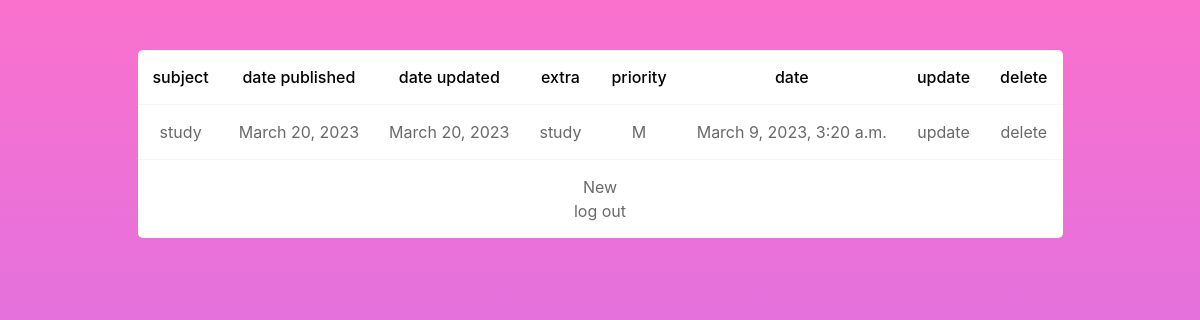
/ (signed in), run on the app's committed database.
### todo_app/models.py (models this page shows, shortened)
class todo(models.Model):
    user = models.ForeignKey(settings.AUTH_USER_MODEL, on_delete=models.CASCADE, null=True)
    subject = models.CharField("subject", max_length=50)
    extra = models.TextField("extra", max_length=500)
    HIGHPRIO = 'H'
    MEDUIMPRIO = 'M'
    LOWPRIO = 'L'
    PRIORITY_CHOICES=[
        (HIGHPRIO, 'highPriority'),
        (MEDUIMPRIO, 'meduimPriority'),
        (LOWPRIO, 'lowPriority')
    ]
    priority = models.CharField(max_length=1, choices=PRIORITY_CHOICES, default=MEDUIMPRIO)
    date = models.DateTimeField("date time", null=True)
    date_pub = models.DateField("date published", auto_now_add=True)
    date_upd = models.DateField("date updated", auto_now=True)

### todo_app/views.py (the view)
# urls.py: path('', views.index, name='index'),
def index(request):
    if request.user.is_authenticated:
        list = todo.objects.filter(user=request.user.id).values()
        print(list)
        return render(request, 'index.html', {'todo_list':list})
    return HttpResponseRedirect(reverse('todo_app:login'))

### todo_app/templates/index.html (shortened to what this page needs)
{% extends 'master.html' %}
{% block content %}
<div id='index-container'>
    {% if todo_list %}
    <table>
        <tr>
            <th>subject</th>
            <th>date published</th>
            <th>date updated</th>
            <th>extra</th>
            <th>priority</th>
            <th>date</th>
            <th>update</th>
            <th>delete</th>
        </tr>
            {% for item in  todo_list %}
            <a>
                <tr>
                    <td>{{ item.subject }}</td>
                    <td>{{ item.date_pub }}</td>
                    <td>{{ item.date_upd }}</td>
                    <td>{{ item.extra }}</td>
                    <td>{{ item.priority }}</td>
                    <td>{{ item.date }}</td>
                    <td><a href='{% url 'todo_app:update' item.id%}'>update</a></td>
                    <td class='deleteBtn' onclick="ask_for_delete('{{ item.subject }}', '{% url 'todo_app:delete' item.id %}')">delete</td>
                </tr>
            </a>
            {% endfor %}
    </table>
    {% endif %}
    <span id='add-btn'>
        <a style="display:block;" href='{% url 'todo_app:insert' %}'>New</a>
        <a style="display:block;" href='{% url 'todo_app:logout' %}'>log out</a>
    </span>
</div>
{% endblock content %}

### todo_app/static/css/master.css (style rules this page uses)
body { width: 100vh !important; height: 100vh !important; background: -webkit-linear-gradient(bottom,#c471f5,#fa71cd); background: linear-gradient(bottom,#c471f5,#fa71cd); }
#index-container { width: fit-content; margin: auto; }
table { background-color: white; margin: auto; border-radius: 5px; border-bottom-left-radius: 0px; border-bottom-right-radius: 0px; }
tr { text-align: center; border-bottom: 1px solid whitesmoke; }
th, td { padding: 15px; }
th { font-weight: 500; color: black; }
td, a { color: dimgrey !important; }
#add-btn { display: block; border-bottom-left-radius: 5px; border-bottom-right-radius: 5px; color: dimgray !important; background-color: white; text-align: center; padding: 15px 0px; }

### data on the page
todo: subject "study", date_pub "March 20, 2023", date_upd "March 20, 2023", extra "study", priority "M", date "March 9, 2023, 3:20 a.m."
